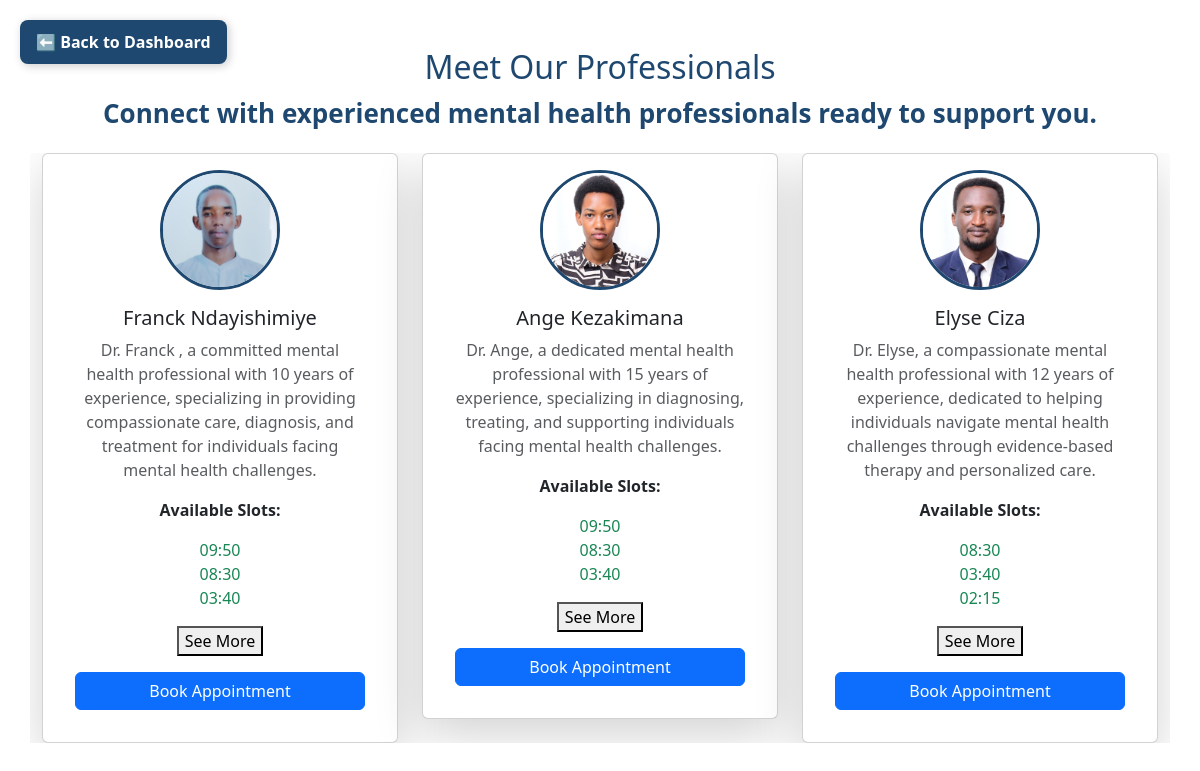
Screenshot of /available_slots/ (signed in) with the database file from the repository.
### myapp/models.py (models this page shows)
class Professional(models.Model):
    user = models.OneToOneField(User, on_delete=models.CASCADE, related_name="professional_profile")
    name = models.CharField(max_length=255)
    specialty = models.CharField(max_length=255)
    contact_email = models.EmailField(unique=True)
    phone_number = models.CharField(max_length=15, unique=True)
    image = models.ImageField(upload_to='professionals/', null=True, blank=True)

### myapp/views.py (the view)
# urls.py: path("available_slots/", views.available_slots, name="available_slots"),
@login_required
def available_slots(request):
    professionals = Professional.objects.all()  # Remove any invalid filtering
    for professional in professionals:
        professional.available_slots = [slot for slot in professional.available_slots if slot not in professional.booked_slots]
    return render(request, "available_slots.html", {"professionals": professionals})

### myapp/templates/available_slots.html (shortened to what this page needs)
{% load static %}
{% block content %}
<link rel="stylesheet" href="{% static 'css/slots.css' %}">
<link rel="stylesheet" href="https://cdn.jsdelivr.net/npm/bootstrap@5.3.0/dist/css/bootstrap.min.css">
<link rel="stylesheet" href="{% static 'css/slots.css' %}">
<div class="container mt-5">
<a href="{% url 'dashboard' %}" class="back-button">⬅ Back to Dashboard</a>
    <div class="section-title text-center">
        <h2>Meet Our Professionals</h2>
        <p>Connect with experienced mental health professionals ready to support you.</p>
    </div>
    <div class="row d-flex flex-row flex-nowrap overflow-auto">
        {% for professional in professionals %}
        <div class="col-md-4">
            <div class="card shadow-lg text-center p-3">
                {% if professional.image %}
                <img src="{{ professional.image.url }}" class="img-fluid rounded-circle mx-auto d-block" alt="{{ professional.name }}" style="width: 120px; height: 120px;">
                {% else %}
                <img src="{% static 'assets/images/default.png' %}" class="img-fluid rounded-circle mx-auto d-block" alt="Default Image" style="width: 120px; height: 120px;">
                {% endif %}
                <div class="card-body">
                    <h5 class="card-title">{{ professional.name }}</h5>
                    <p class="text-muted">{{ professional.specialty }}</p>
                    {% if user.is_authenticated %}
                    <p><strong>Available Slots:</strong></p>
                    <ul id="available-slots-{{ professional.id }}" class="list-unstyled">
                        {% for slot in professional.available_slots %}
                        {% if slot not in professional.booked_slots %}
                        <li class="text-success"> {{ slot }}</li>
                        {% endif %}
                        {% empty %}
                        <p class="text-muted">No available slots</p>
                        {% endfor %}
                    </ul>
                    <button class="btn btn-primary book-appointment-btn mt-3"
    data-professional-id="{{ professional.id }}"
    data-professional-name="{{ professional.name }}"
    data-specialty="{{ professional.specialty }}"
    data-available-slots="{% for slot in professional.available_slots %}{% if slot not in professional.booked_slots %}{{ slot }},{% endif %}{% endfor %}"
    data-booked-slots="{{ professional.booked_slots|join:',' }}">
     Book Appointment
</button>
                    {% endif %}
                </div>
            </div>
        </div>
        {% empty %}
        <p class="text-center">No professionals available at the moment.</p>
        {% endfor %}
    </div>
</div>
<link rel="stylesheet" href="https://cdn.jsdelivr.net/npm/bootstrap@5.3.0/dist/css/bootstrap.min.css">
{% endblock %}

### static/css/slots.css (style rules this page uses)
.container { max-width: 1200px; }
.section-title { text-align: center; font-size: 26px; font-weight: bold; color: #1f4870; margin-bottom: 20px; }
.card { border-radius: 12px; box-shadow: 0px 4px 10px rgba(0, 0, 0, 0.1); padding: 20px; background: white; transition: transform 0.3s ease-in-out; }
.img-fluid { width: 100px; height: 100px; object-fit: cover; border: 3px solid #1f4870; }
.list-unstyled { max-height: 120px; overflow: hidden; transition: max-height 0.5s ease-in-out; }
.book-appointment-btn { background: #1f4870; border: none; font-weight: bold; padding: 10px; color: white; width: 100%; border-radius: 8px; transition: all 0.3s ease-in-out; }
.back-button { display: inline-flex; align-items: center; justify-content: center; background-color: #1f4870; color: white; padding: 10px 16px; text-decoration: none; border-radius: 8px; font-size: 1em; font-weight: bold; transition: background-color 0.3s ease, transform 0.2s ease, box-shadow 0.3s ease; position: absolute; top: 20px; left: 20px; box-shadow: 2px 2px 10px rgba(0, 0, 0, 0.2); }

### rows the page displays
Professional: image (picture), name "Franck Ndayishimiye", specialty "Dr. Franck , a committed mental health professional with 10 years of experience, specializing in providing compassionate care, diagnosis, and treatment for individuals facing mental health challenges.", available_slots "09:50" "08:30" "03:40"
Professional: image (picture), name "Ange Kezakimana", specialty "Dr. Ange, a dedicated mental health professional with 15 years of experience, specializing in diagnosing, treating, and supporting individuals facing mental health challenges.", available_slots "09:50" "08:30" "03:40"
Professional: image (picture), name "Elyse Ciza", specialty "Dr. Elyse, a compassionate mental health professional with 12 years of experience, dedicated to helping individuals navigate mental health challenges through evidence-based therapy and personalized care.", available_slots "08:30" "03:40" "02:15"
